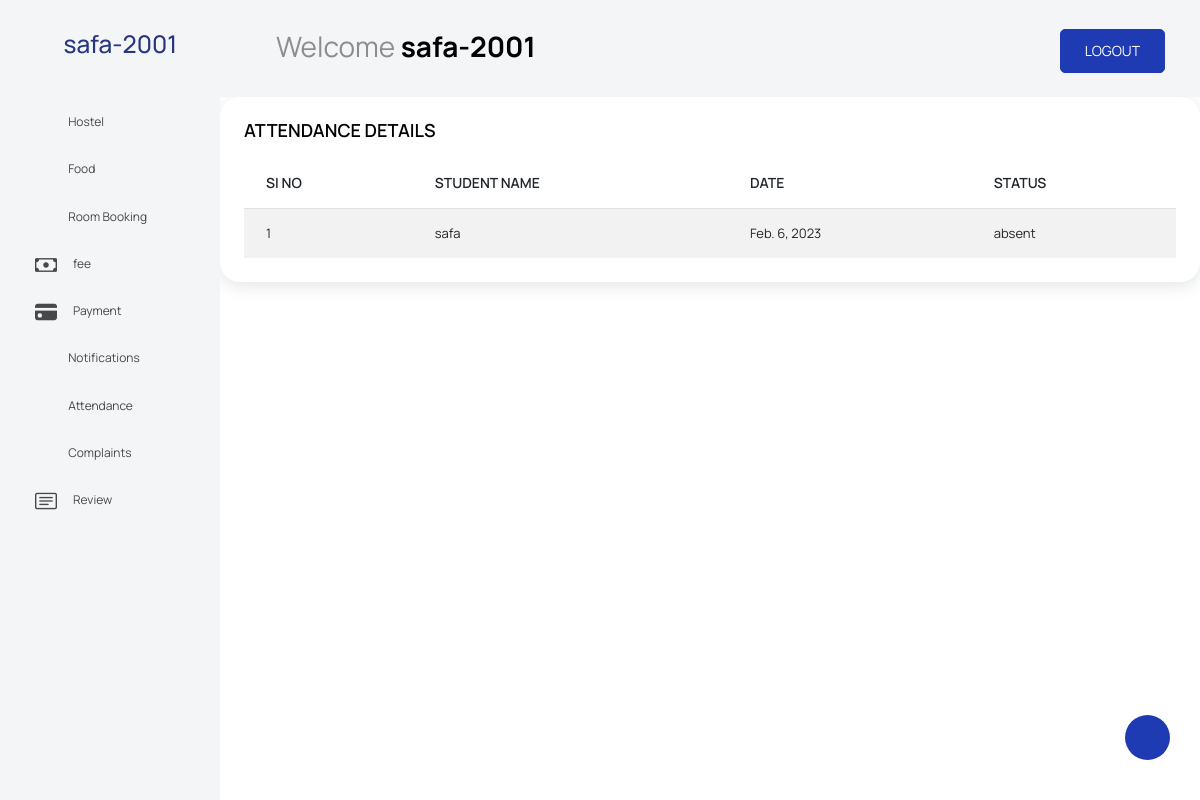
Screenshot of /view_studatt (signed in) with the database file from the repository.
### demo1app/models.py (models this page shows, shortened)
class Login_view(AbstractUser):
    is_student = models.BooleanField(default=False)
    is_parent = models.BooleanField(default=False)

class Attendance(models.Model):
   studentname = models.ForeignKey(Student_registration,on_delete=models.CASCADE)
   date = models.DateField()
   status = models.CharField(max_length=100)

class Student_registration(models.Model):
    user = models.OneToOneField(Login_view,on_delete=models.CASCADE,related_name='student',null=True)
    name = models.CharField(max_length=200)
    reg_id = models.CharField(max_length=30)
    email = models.EmailField()
    phone_no = models.IntegerField()
    address = models.CharField(max_length=300)
    stud_image = models.ImageField(upload_to="images")
    approval_status = models.IntegerField(default=0)
    def __str__(self):
        return self.name

### demo1app/studentviews.py (the view)
# urls.py: path('view_studatt', studentviews.view_studatt, name='view_studatt'),
@login_required(login_url='login_page')
def view_studatt(request):
    u=Student_registration.objects.get(user=request.user)
    data=Attendance.objects.filter(studentname=u)
    return render(request, 'view_studatt.html', {'data': data})

### templates/view_studatt.html (shortened to what this page needs)
{% extends 'student_page.html' %}
{% load crispy_forms_tags %}
{% block content %}
<div class="col-lg-12 grid-margin stretch-card">
              <div class="card">
                <div class="card-body">
                  <h4 class="card-title">ATTENDANCE DETAILS</h4>
                  <div class="table-responsive">
                    <table class="table table-striped">
                      <thead>
                        <tr>
                          <th>SI NO</th>
                          <th>STUDENT NAME</th>
                          <th>DATE</th>
                            <th>STATUS</th>
                        </tr>
                      </thead>
                      <tbody>
                      {% for i in data %}
                        <tr>
                          <td>{{forloop.counter}}</td>
                          <td>{{i.studentname}}</td>
                          <td>{{i.date}}</td>
                          <td>{{i.status}}</td>
                        </tr>
                      {% endfor %}
                      </tbody>
                    </table>
                  </div>
                </div>
              </div>
</div>
  {% endblock %}

### templates/student_page.html (shortened to what this page needs)
<!DOCTYPE html>
{% load static %}
<html lang="en">
<head>
  <link rel="stylesheet" href="{% static 'staticadmin/vendors/feather/feather.css' %}">
  <link rel="stylesheet" href="{% static 'staticadmin/vendors/mdi/css/materialdesignicons.min.css' %}">
  <link rel="stylesheet" href="{% static 'staticadmin/vendors/ti-icons/css/themify-icons.css' %}">
  <link rel="stylesheet" href="{% static 'staticadmin/vendors/typicons/typicons.css' %}">
  <link rel="stylesheet" href="{% static 'staticadmin/vendors/simple-line-icons/css/simple-line-icons.css' %}">
  <link rel="stylesheet" href="{% static 'staticadmin/vendors/css/vendor.bundle.base.css' %}">
  <link rel="stylesheet" href="{% static 'staticadmin/vendors/datatables.net-bs4/dataTables.bootstrap4.css' %}">
  <link rel="stylesheet" href="{% static 'staticadmin/js/select.dataTables.min.css' %}">
  <link rel="stylesheet" href="{% static 'staticadmin/css/vertical-layout-light/style.css' %}">
    <link rel="stylesheet" href="https://cdn.jsdelivr.net/npm/bootstrap-icons@1.10.2/font/bootstrap-icons.css">
</head>
<body>
  <div class="container-scroller">
    <nav class="navbar default-layout col-lg-12 col-12 p-0 fixed-top d-flex align-items-top flex-row">
      <div class="text-center navbar-brand-wrapper d-flex align-items-center justify-content-start">
        <div class="me-3">
          <button class="navbar-toggler navbar-toggler align-self-center" type="button" data-bs-toggle="minimize">
            <span class="icon-menu"></span>
          </button>
        </div>
        <div>
          <a class="navbar-brand brand-logo"  href="{% url 'view_studprofile' %}">
            <h3>{{request.user}}</h3>
          </a>
        </div>
      </div>
      <div class="navbar-menu-wrapper d-flex align-items-top">
        <ul class="navbar-nav">
          <li class="nav-item font-weight-semibold d-none d-lg-block ms-0">
            <h1 class="welcome-text">Welcome <span class="text-black fw-bold">{{request.user}}</span></h1>
          </li>
        </ul>
        <ul class="navbar-nav ms-auto">
           <a class="btn btn-primary" href="{% url 'logout_page' %}">LOGOUT</a>
        </ul>
     </div>
    </nav>
    <div class="container-fluid page-body-wrapper">
      <div class="theme-setting-wrapper">
        <div id="settings-trigger"><i class="ti-settings"></i></div>
      </div>
      <nav class="sidebar sidebar-offcanvas" id="sidebar">
        <ul class="nav">
          <li class="nav-item">
            <a class="nav-link" data-bs-toggle="collapse" href="#ui-basi" aria-expanded="false" aria-controls="ui-basic">
              <i class="menu-icon mdi mdi-home"></i>
              <span class="menu-title">Hostel</span>
              <i class="menu-arrow"></i>
            </a>
          </li>
          <li class="nav-item">
            <a class="nav-link" data-bs-toggle="collapse" href="#ui-basic" aria-expanded="false" aria-controls="ui-basic">
              <i class="menu-icon mdi mdi-food"></i>
              <span class="menu-title">Food</span>
              <i class="menu-arrow"></i>
            </a>
          </li>
          <li class="nav-item">
            <a class="nav-link" data-bs-toggle="collapse" href="#form-elements" aria-expanded="false" aria-controls="form-elements">
              <i class="menu-icon mdi mdi-bookmark-check"></i>
              <span class="menu-title">Room Booking</span>
              <i class="menu-arrow"></i>
            </a>
          </li>
          <li class="nav-item">
            <a class="nav-link" data-bs-toggle="collapse" href="#chart" aria-expanded="false" aria-controls="charts">
              <i class="menu-icon bi bi-cash"></i>
              <span class="menu-title">fee </span>
              <i class="menu-arrow"></i>
            </a>
          </li>
          <li class="nav-item">
            <a class="nav-link" data-bs-toggle="collapse" href="#charts" aria-expanded="false" aria-controls="charts">
              <i class="menu-icon bi bi-credit-card-fill"></i>
              <span class="menu-title">Payment </span>
              <i class="menu-arrow"></i>
            </a>
          </li>
           <li class="nav-item">
            <a class="nav-link" data-bs-toggle="collapse" href="#i" aria-expanded="false" aria-controls="icons">
              <i class="menu-icon mdi mdi-bell"></i>
              <span class="menu-title">Notifications</span>
              <i class="menu-arrow"></i>
            </a>
          </li>
          <li class="nav-item">
            <a class="nav-link" data-bs-toggle="collapse" href="#tables" aria-expanded="false" aria-controls="tables">
              <i class="menu-icon mdi mdi-check-circle"></i>
              <span class="menu-title">Attendance</span>
              <i class="menu-arrow"></i>
            </a>
          </li>
          <li class="nav-item">
            <a class="nav-link" data-bs-toggle="collapse" href="#auth" aria-expanded="false" aria-controls="auth">
              <i class="menu-icon mdi mdi-comment"></i>
              <span class="menu-title">Complaints</span>
              <i class="menu-arrow"></i>
            </a>
          </li>
           <li class="nav-item">
            <a class="nav-link" data-bs-toggle="collapse" href="#ico" aria-expanded="false" aria-controls="icons">
              <i class="menu-icon bi bi-card-text"></i>
              <span class="menu-title">Review</span>
              <i class="menu-arrow"></i>
            </a>
          </li>
        </ul>
      </nav>
      <div class="main-panel">
         {% block content %}
        {% endblock %}
    </div>
  </div>
</body>
</html>

### rows the page displays
Login_view: user "safa-2001"
Attendance: studentname "safa", date "Feb. 6, 2023", status "absent"
